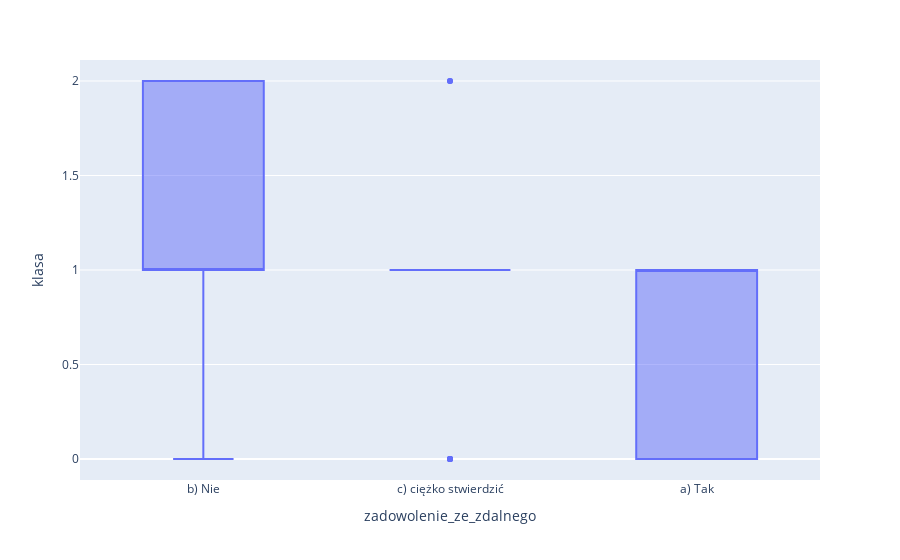

Notebook code for this chart:
### Code cell
import plotly.express as px
fig = px.box(sp,x='zadowolenie_ze_zdalnego',y='klasa')
fig.show()

### Figure 1 — Plotly figure (JSON) as saved in the notebook; plotly's stock layout.template omitted (floating-point values rounded to 4 significant figures)
{"data": [{"alignmentgroup": "True", "hovertemplate": "zadowolenie_ze_zdalnego=%{x}<br>klasa=%{y}<extra></extra>", "legendgroup": "", "marker": {"color": "#636efa"}, "name": "", "notched": false, "offsetgroup": "", "orientation": "v", "showlegend": false, "type": "box", "x": ["b) Nie", "b) Nie", "c) ciężko stwierdzić", "c) ciężko stwierdzić", "c) ciężko stwierdzić", "b) Nie", "b) Nie", "a) Tak", "c) ciężko stwierdzić", "b) Nie", "a) Tak", "c) ciężko stwierdzić", "a) Tak", "a) Tak", "c) ciężko stwierdzić", "c) ciężko stwierdzić", "b) Nie", "c) ciężko stwierdzić", "b) Nie", "a) Tak", "c) ciężko stwierdzić", "c) ciężko stwierdzić", "c) ciężko stwierdzić", "b) Nie", "c) ciężko stwierdzić", "c) ciężko stwierdzić", "c) ciężko stwierdzić", "b) Nie", "a) Tak", "c) ciężko stwierdzić", "b) Nie", "c) ciężko stwierdzić", "b) Nie", "b) Nie", "b) Nie", "c) ciężko stwierdzić", "b) Nie", "b) Nie", "c) ciężko stwierdzić", "c) ciężko stwierdzić", "c) ciężko stwierdzić", "b) Nie", "b) Nie", "b) Nie", "c) ciężko stwierdzić", "a) Tak", "c) ciężko stwierdzić", "c) ciężko stwierdzić", "b) Nie", "a) Tak", "b) Nie"], "x0": " ", "xaxis": "x", "y": [1, 2, 2, 2, 1, 2, 1, 1, 1, 0, 1, 1, 0, 0, 0, 1, 1, 0, 1, 1, 1, 1, 1, 1, 1, 1, 0, 1, 1, 1, 1, 1, 1, 2, 2, 0, 1, 1, 1, 1, 1, 2, 2, 0, 0, 1, 1, 1, 2, 0, 2], "y0": " ", "yaxis": "y"}], "layout": {"boxmode": "group", "legend": {"tracegroupgap": 0}, "margin": {"t": 60}, "xaxis": {"anchor": "y", "domain": [0, 1], "title": {"text": "zadowolenie_ze_zdalnego"}}, "yaxis": {"anchor": "x", "domain": [0, 1], "title": {"text": "klasa"}}}}
